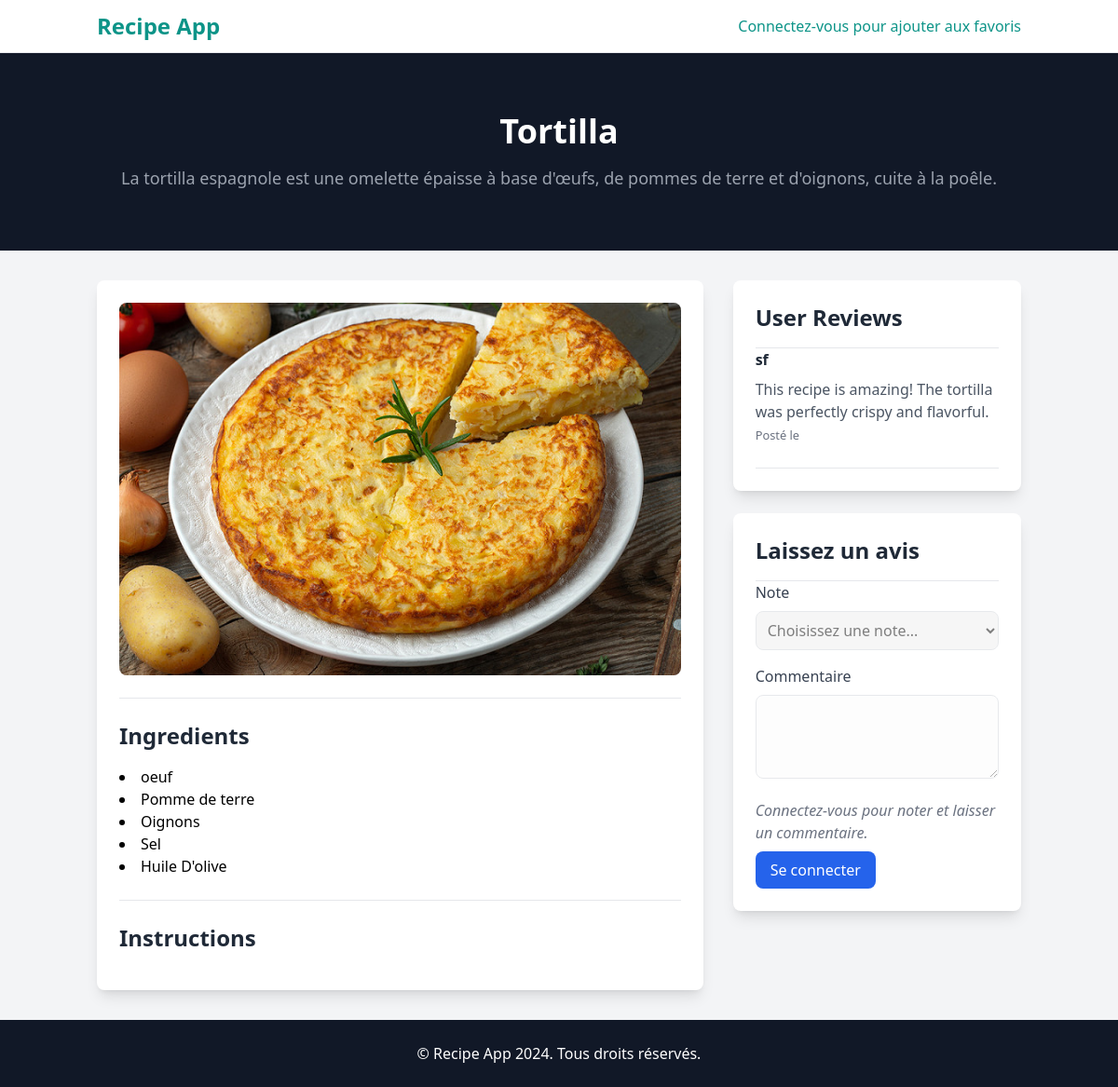
Before: /recipes/4 with the older database file.
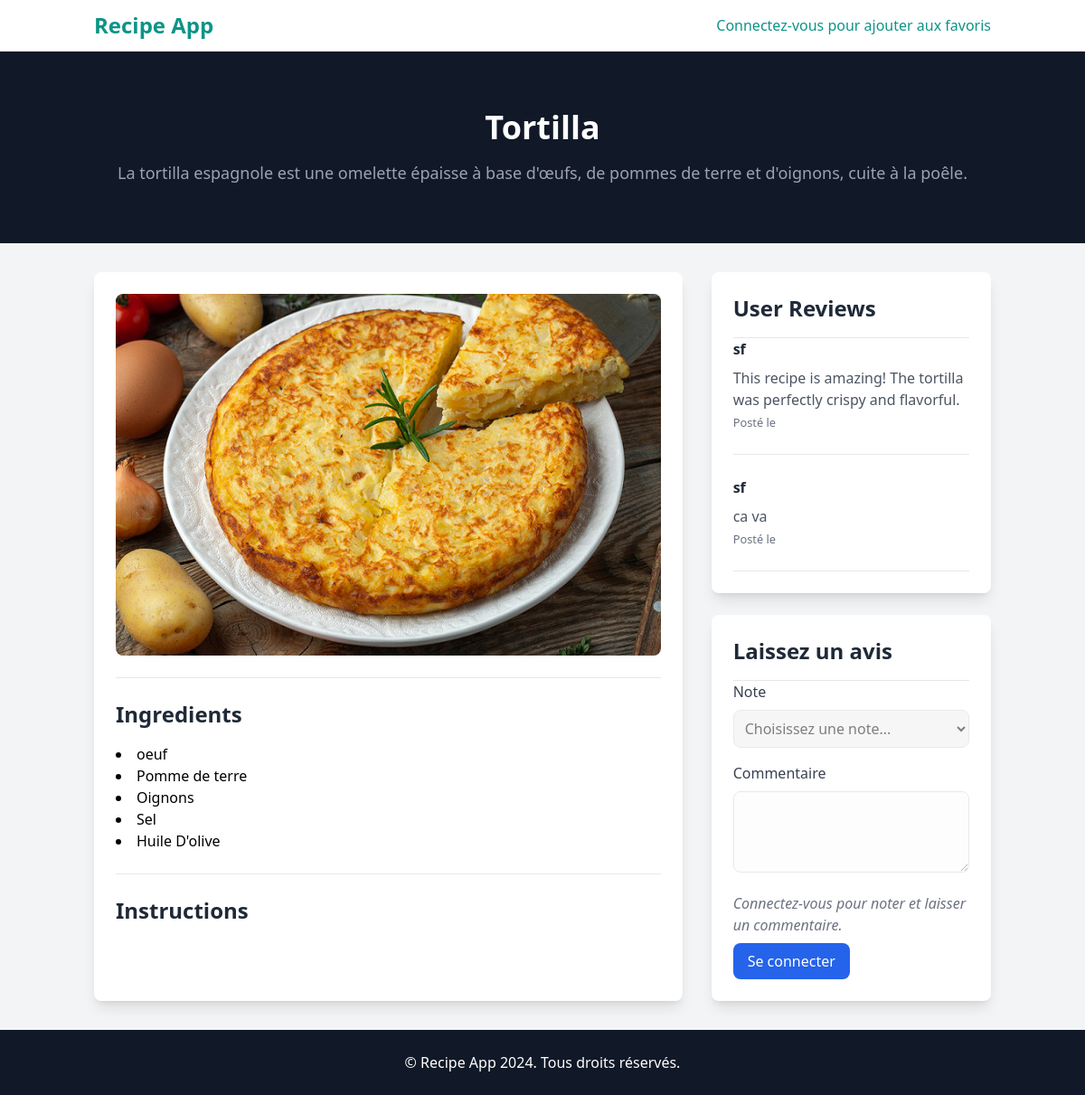
After: the same page with the newer database file.
### recipes/models.py (models this page shows, shortened)
class Ingredient(models.Model):
    produit = models.ForeignKey(Produit, on_delete = models.CASCADE)
    recette = models.ForeignKey(Recipe, on_delete = models.CASCADE)
    qtté = models.TextField()

class Produit(models.Model):
    name = models.CharField(max_length=100)

class Avis(models.Model):
    user = models.ForeignKey(User, on_delete=models.CASCADE)
    recipe = models.ForeignKey(Recipe, on_delete=models.CASCADE)
    content = models.TextField()  # Contenu de l'avis
    rating = models.PositiveIntegerField(default=0)  # Note (optionnelle)

### recipes/views.py (the view)
# urls.py: path('<str:recipe_id>',recipes.views.recette_info, name="recette_info"),
def recette_info(request, recipe_id):
    try:
        recette=Recipe.objects.get(id=recipe_id)
    except Recipe.DoesNotExist:
        return HttpResponse("Recipe not found", status=404)
    is_favorited = Favorites.objects.filter(user=request.user, recette=recette).exists() if request.user.is_authenticated else False
    reviews = Avis.objects.filter(recipe=recette)
    ingredients = Ingredient.objects.filter(recette=recette)
    steps = Step.objects.filter(recipe=recette)
    return render(request, 'recipes/recette_info.html', {'recette': recette, 'is_favorited': is_favorited,'reviews':reviews,'ingredients':ingredients,'steps':steps})

### recipes/templates/recipes/recette_info.html (shortened to what the changed rows need)
<!DOCTYPE html>
<html lang="en">
<head>
    <script src="https://cdn.tailwindcss.com"></script>
</head>
<body class="font-sans antialiased bg-gray-100">
    <header class="bg-gray-900 py-16">
        <div class="container mx-auto text-center text-white">
            <h1 class="text-4xl font-bold">{{ recette.title }}</h1>
        </div>
    </header>
    <main class="container mx-auto px-4 py-8">
        <div class="grid grid-cols-1 lg:grid-cols-3 gap-8">
            <div class="lg:col-span-2 bg-white p-6 rounded-lg shadow-lg">
                <h2 class="text-2xl font-semibold text-gray-800 mb-4">Ingredients</h2>
                <div class="grid grid-cols-2 gap-4">
                    <ul class="list-disc list-inside">
                        {% for ingredient in ingredients %}
                            <li>{{ ingredient.produit.name }}</li>
                        {% endfor %}
                    </ul>
                </div>
                <h2 class="text-2xl font-semibold text-gray-800 mb-4">Instructions</h2>
            </div>
            <div>
                <div class="bg-white p-6 rounded-lg shadow-lg mb-6">
                    <h2 class="text-2xl font-semibold text-gray-800 mb-4">User Reviews</h2>
                    <div class="space-y-6">
                        {% for review in reviews %}
                            <div>
                                <h6 class="font-bold text-gray-800">{{ review.user.username }}</h6>
                                <p class="text-gray-600 mt-2">{{ review.content }}</p>
                                <small class="text-gray-500">Posté le {{ review.date }}</small>
                            </div>
                            <hr>
                        {% endfor %}
                    </div>
                </div>
                <div class="bg-white p-6 rounded-lg shadow-lg">
                    <h2 class="text-2xl font-semibold text-gray-800 mb-4">Laissez un avis</h2>
                </div>
            </div>
        </div>
    </main>
</body>
</html>

Changed rows visible on the page:
added Avis: user.username "sf", content "ca va"
